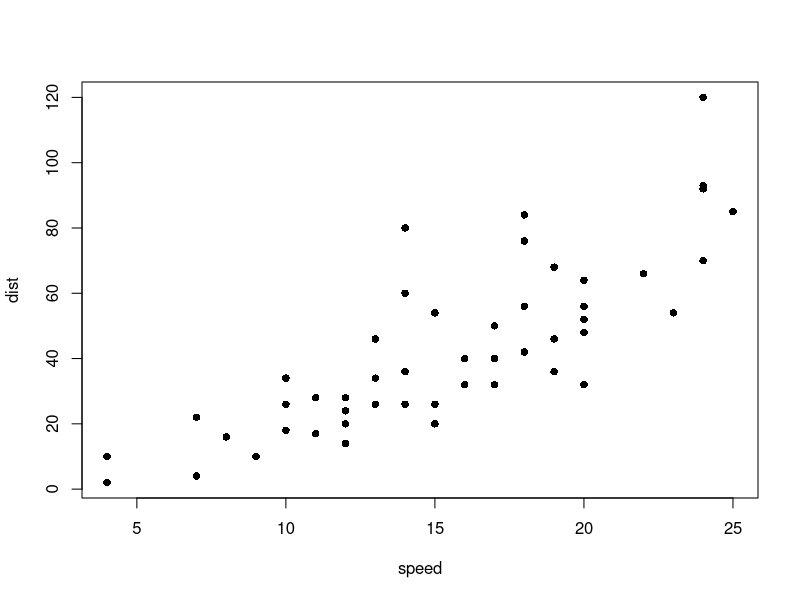

Write the R code that produced this figure.
## ---- chunk 1
summary(cars)
## ---- chunk 2
plot(cars, pch = 016)
